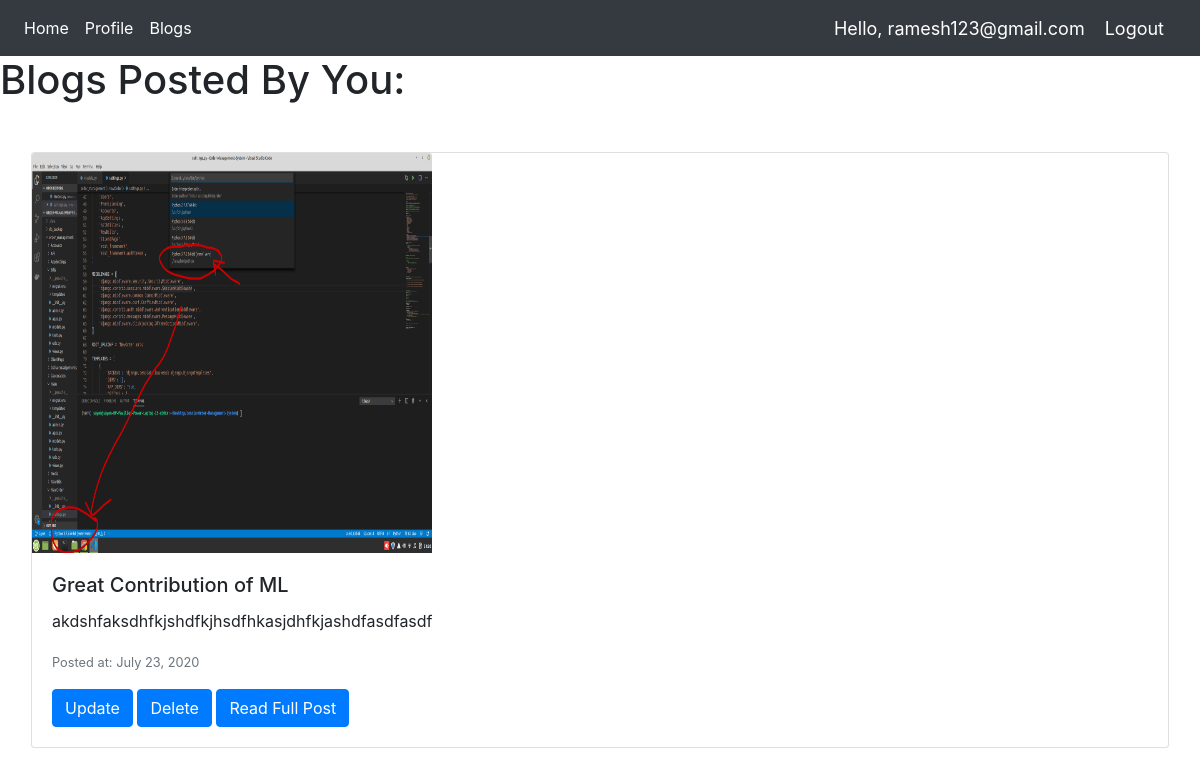
The page /user/myblogs/ (signed in) on the database as committed earlier.
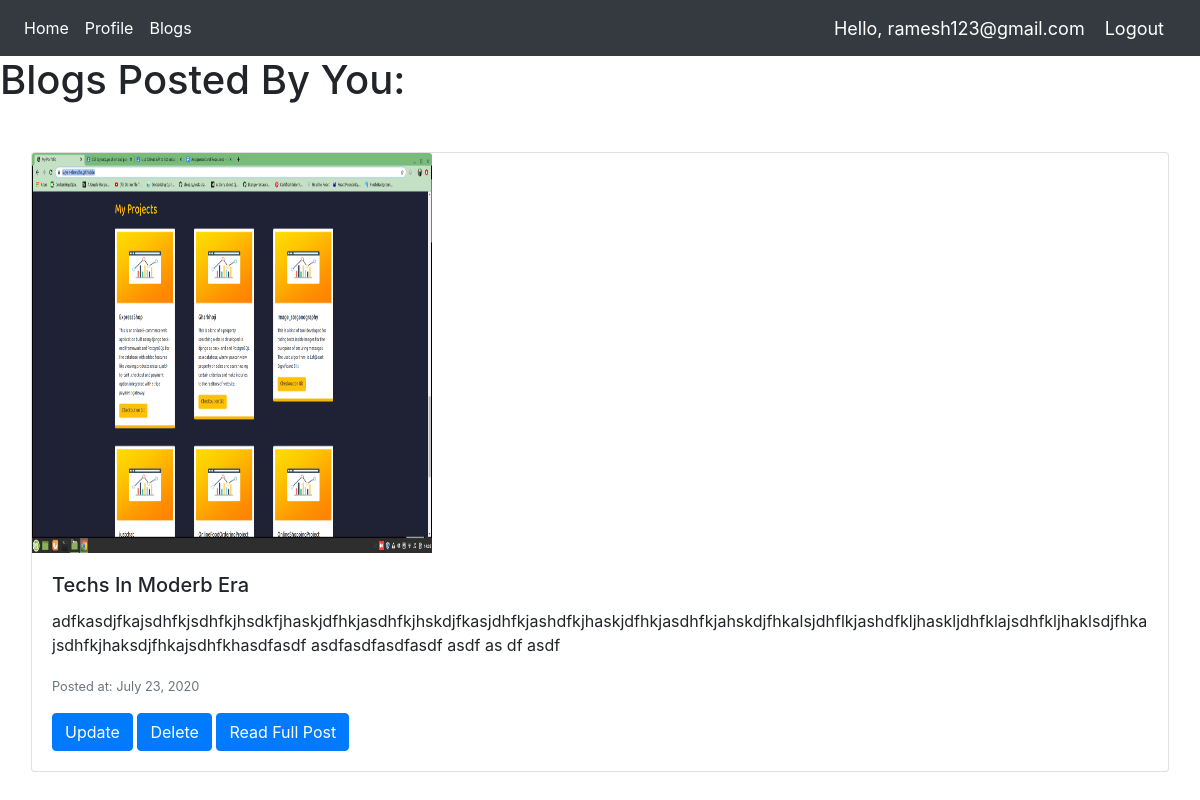
The same page on the database as committed later.
### user/models.py (models this page shows)
class CustomUser(AbstractUser):
    username = None
    profile_pic = models.ImageField(_('profile picture'), upload_to='users/')
    email = models.EmailField(_('email address'), unique=True)
    USERNAME_FIELD = 'email'
    REQUIRED_FIELDS = []
    objects = CustomUserManager()
    def __str__(self):
        return self.email

### blog/models.py (models this page shows, shortened)
class BlogArticle(models.Model):
    title = models.CharField(max_length=150)
    description = models.TextField()
    image = models.ImageField(upload_to='blog/')
    author = models.ForeignKey(CustomUser, on_delete=models.CASCADE)
    created_at = models.DateField(auto_now_add=True)
    updated_at = models.DateField(auto_now=True)

### blog/views.py (the view)
# urls.py: path('myblogs/', UserBlogListView.as_view(), name='myblogs')
class UserBlogListView(LoginRequiredMixin, ListView):
    model = BlogArticle
    template_name = 'user/userblogs.html'
    def get_context_data(self, **kwargs):
        context = super().get_context_data(**kwargs)
        logged_in_user = CustomUser.objects.get(email=self.request.user.email)
        blogs = BlogArticle.objects.filter(author=logged_in_user)
        context['blogs'] = blogs
        return context

### user/templates/user/userblogs.html (shortened to what this page needs)
{% extends 'base.html' %}
{% block content %}
<h1>Blogs Posted By You:</h1>
<div class="card-deck my-5 mx-3">
    {% for blog in blogs %}
    <div class="card ">
        <img src="{{blog.image.url}}" class="card-img-top" alt="...">
        <div class="card-body">
            <h5 class="card-title">{{blog.title}}</h5>
            <p class="card-text">{{blog.description}}</p>
            <p class="card-text"><small class="text-muted">Posted at: {{blog.created_at}}</small></p>
            {% if blog.author.email == request.user.email %}
            <a href="{% url 'blog:blog-update' blog.pk %}" class="btn btn-primary">Update</a>
            <a href="{% url 'blog:blog-delete' blog.pk %}" class="btn btn-primary">Delete</a>
            {% endif %}
            <a href="{% url 'blog:blog-detail' blog.pk %}" class="btn btn-primary">Read Full Post</a>
        </div>
    </div>
    {% endfor %}
</div>
{% endblock %}

### templates/base.html (shortened to what this page needs)
<!DOCTYPE html>
{% load static %}
<html lang="en">
<head>
    <link rel="stylesheet" href="https://stackpath.bootstrapcdn.com/bootstrap/4.5.0/css/bootstrap.min.css">
    <link rel="stylesheet" href="https://use.fontawesome.com/releases/v5.6.1/css/all.css">
    <link rel="stylesheet" type="text/css" href="{% static 'css/main.css' %}">
</head>
<body>
    <nav class="navbar navbar-expand-lg navbar-dark bg-dark">
        <div class="collapse navbar-collapse" id="navbarNav">
            <ul class="navbar-nav">
                <li class="nav-item active">
                    <a class="nav-link" href="{% url 'home' %}">Home</a>
                </li>
                {% if request.user.is_authenticated %}
                <li class="nav-item active">
                    <a class="nav-link" href="{% url 'user:profile' %}">Profile</a>
                </li>
                {% endif %}
                <li class="nav-item active">
                    <a class="nav-link" href="{% url 'blog:blog-list' %}">Blogs</a>
                </li>
            </ul>
        </div>
        {% if request.user.is_authenticated %}
        <span class="hello-msg">Hello, {{request.user}}</span>
        <span ><a  class="hello-msg" href="{% url 'user:logout' %}">Logout</a></span>
        {% else %}
        <span><a  class="hello-msg" href="{% url 'user:login' %}">Login</span>
        <span ><a  class="hello-msg" href="{% url 'user:signup' %}">Signup</a></span>
        {% endif %}
    </nav>
    {% block content %}
    {% endblock %}
</body>
</html>

### static/css/main.css (style rules this page uses)
body, html { margin: 0; padding: 0; height: 100%; }

### templates/base.html (style rules this page uses)
.hello-msg { font-size: 18px; color: #fff; margin-right: 20px; text-decoration: none; }

### user/templates/user/userblogs.html (style rules this page uses)
.card-img-top { height: 400px; width: 400px; }

Rows that differ between the two databases and show on the page:
removed BlogArticle: image (picture), title "Great Contribution of ML", description "akdshfaksdhfkjshdfkjhsdfhkasjdhfkjashdfasdfasdf", created_at "July 23, 2020", shows "Update"
added BlogArticle: image (picture), title "Techs In Moderb Era", description "adfkasdjfkajsdhfkjsdhfkjhsdkfjhaskjdfhkjasdhfkjhskdjfkasjdhfkjashdfkjhaskjdfhkjasdhfkjahskdjfhkalsjdhflkjashdfkljhaskljdhfklajsdhfkljhaklsdjfhkajsdhfkjhaksdjfhkajsdhfkhasdfasdf asdfasdfasdfasdf asdf as df asdf", created_at "July 23, 2020", shows "Update"
